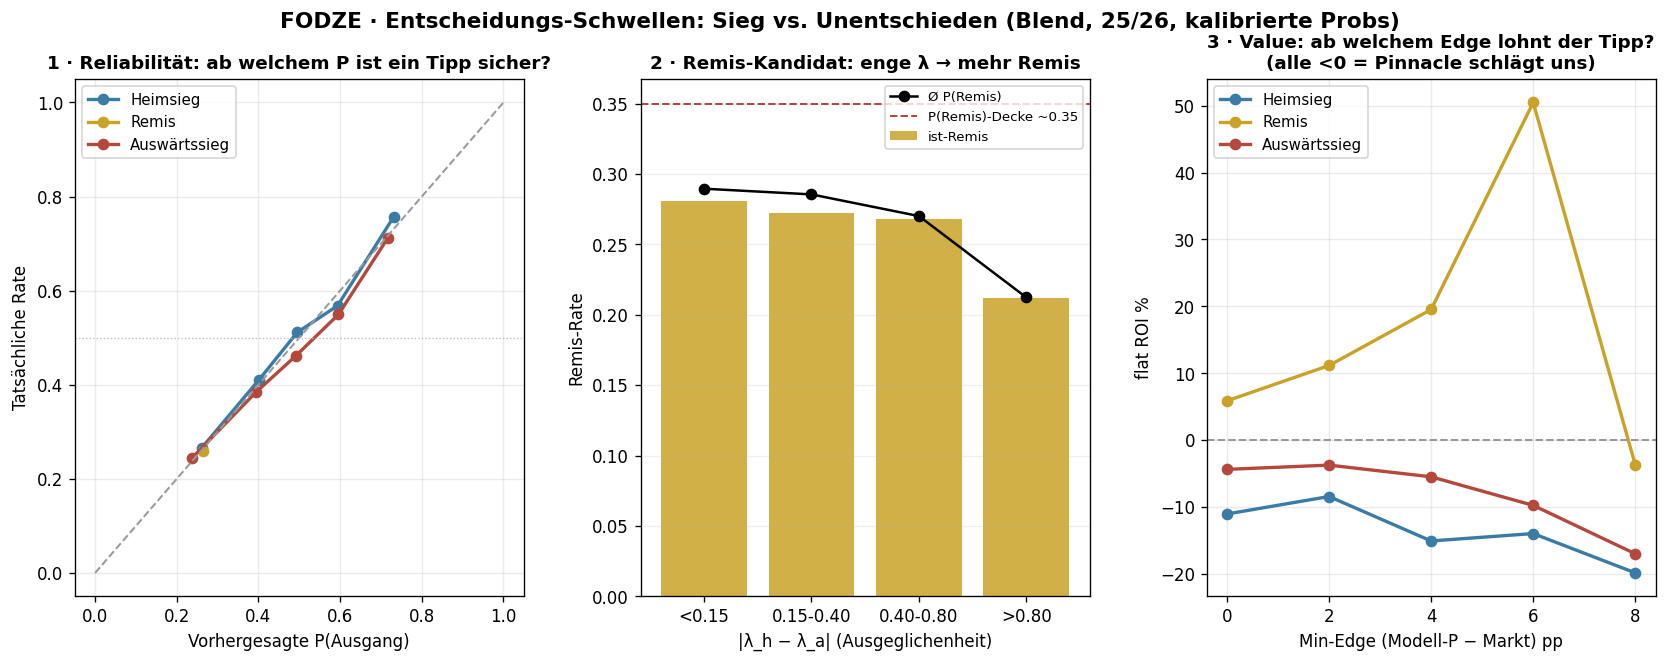

Generate this figure with Python:
#!/usr/bin/env python3
"""decision_thresholds — when to CALL a win / draw, from the calibrated probs.

The conversion/calibration work established the engine probabilities are
well-calibrated (P(draw) 26%≈26% actual; home-win reliability tracks the
diagonal). So thresholds on the probs are trustworthy. This turns that into
actionable decision rules for "ab wann Sieg / ab wann Unentschieden".

Key structural fact (from the draw analysis): P(draw) ceilings ~0.35 — a draw is
NEVER the single most-likely outcome. So:
  - WIN call  → reliability threshold on P(home)/P(away).
  - DRAW call → only as VALUE (model P > market-implied) or a CLOSENESS flag
                (|λ_h−λ_a| small + low total λ); never as a "favorite" pick.

Computes on 25/26 (Blend = 50/50 dev-03⊕dev-09, the recommended forecaster):
  1. Reliability bands: P(outcome) band → actual rate + n  (where a call is safe)
  2. Closeness: |λ_h−λ_a| buckets → actual draw rate
  3. Value: model_P − Pinnacle-implied edge → flat ROI by min-edge, per outcome
  4. Recommended thresholds

Outputs (tools/v4/diagnostics/):
  decision_thresholds.json · decision_thresholds.png
Run: tools/venv/bin/python3 -I tools/v4/diagnostics/decision_thresholds.py
"""
from __future__ import annotations

import json
import sys
from pathlib import Path

REPO = Path(__file__).resolve().parents[3]
sys.path.insert(0, str(REPO / "tools" / "v4" / "diagnostics"))
sys.path.insert(0, str(REPO / "tools"))

import numpy as np
import matplotlib
matplotlib.use("Agg")
import matplotlib.pyplot as plt
from matplotlib.gridspec import GridSpec

import score_xg_forecast as X
from score_roi_leaderboard import OddsSpine
from v4.modules.m3_xg import DEFAULT_RHO
from v4.utils.falsification_protocol import simulate_flat_value_bet

D = REPO / "tools" / "v4" / "diagnostics"
OUT = D / "decision_thresholds.json"
RHO = DEFAULT_RHO
C_H, C_D, C_A, C_OK = "#3a7ca5", "#c9a227", "#b5483d", "#4f8a3d"
OUTC = {"Heimsieg": ("H", 0, C_H), "Remis": ("D", 1, C_D), "Auswärtssieg": ("A", 2, C_A)}


def main() -> int:
    eng = X.corpus_engines(("25/26",), RHO)
    d09, d03 = eng["dev-09"], eng["dev-03"]
    lhB = 0.5 * d09["lam_h"].to_numpy(float) + 0.5 * d03["lam_h"].to_numpy(float)
    laB = 0.5 * d09["lam_a"].to_numpy(float) + 0.5 * d03["lam_a"].to_numpy(float)
    p = X._lambdas_to_1x2(np.clip(lhB, X.LAMBDA_MIN, X.LAMBDA_MAX), np.clip(laB, X.LAMBDA_MIN, X.LAMBDA_MAX), RHO)
    y = np.array([X._outcome(h, a) for h, a in zip(d09["y_h"], d09["y_a"])])
    gap = np.abs(lhB - laB)
    n = len(y)
    print(f"  {n:,} matches (Blend probs)")

    # Pinnacle for value
    osp = OddsSpine()
    league, ch, ca, cd = (d09[c].to_numpy() for c in ("league", "ch", "ca", "cdate"))
    pin = np.full((n, 3), np.nan)
    for i in range(n):
        o = osp.resolve(league[i], ch[i], ca[i], cd[i])
        if o is not None:
            r = osp._df.iloc[o]; pin[i] = [r["psch"], r["pscd"], r["psca"]]
    has = np.isfinite(pin).all(1)
    print(f"  {int(has.sum()):,} with Pinnacle odds")

    res = {"n": n, "n_odds": int(has.sum())}

    # ── 1. reliability bands ──
    print("\n" + "─" * 64)
    print("1 · RELIABILITÄT — P(Ausgang)-Band → tatsächliche Rate")
    print("─" * 64)
    bands = [(0.0, 0.35), (0.35, 0.45), (0.45, 0.55), (0.55, 0.65), (0.65, 1.01)]
    rel = {}
    for name, (lbl, idx, _) in OUTC.items():
        rel[name] = []
        print(f"  {name}:")
        for lo, hi in bands:
            m = (p[:, idx] >= lo) & (p[:, idx] < hi)
            if m.sum() < 15:
                continue
            rate = float((y[m] == idx).mean())
            rel[name].append({"band": f"{lo:.2f}-{hi:.2f}", "n": int(m.sum()),
                              "mean_pred": float(p[m, idx].mean()), "actual_rate": rate})
            print(f"    P {lo:.2f}-{hi:.2f}: n={int(m.sum()):>4}  Ø vorherg {p[m,idx].mean():.2f}  ist {rate:.2f}")
    res["reliability"] = rel

    # ── 2. closeness → draw rate ──
    print("\n" + "─" * 64)
    print("2 · CLOSENESS |λ_h−λ_a| → Remis-Rate (Remis-Kandidat-Flag)")
    print("─" * 64)
    cb = [("<0.15", gap < 0.15), ("0.15-0.40", (gap >= 0.15) & (gap < 0.40)),
          ("0.40-0.80", (gap >= 0.40) & (gap < 0.80)), (">0.80", gap >= 0.80)]
    close = []
    for lbl, m in cb:
        if m.sum() < 15:
            continue
        dr = float((y[m] == 1).mean()); pd_ = float(p[m, 1].mean())
        close.append({"bucket": lbl, "n": int(m.sum()), "mean_p_draw": pd_, "draw_rate": dr})
        print(f"  |λ_h−λ_a| {lbl:<10} n={int(m.sum()):>4}  Ø P(Remis) {pd_:.2f}  ist-Remis {dr:.2f}")
    res["closeness"] = close

    # ── 3. value ROI by min-edge, per outcome ──
    print("\n" + "─" * 64)
    print("3 · VALUE — Modell-P > Pinnacle-implizit + Edge → flat ROI")
    print("─" * 64)
    edges = [0.0, 0.02, 0.04, 0.06, 0.08]
    val = {}
    ph, po, py = p[has], pin[has], y[has]
    for name, (lbl, idx, _) in OUTC.items():
        val[name] = []
        line = f"  {name:<13}"
        for e in edges:
            sim = simulate_flat_value_bet(ph[:, idx], po[:, idx], (py == idx).astype(int), min_edge_pp=e * 100)
            val[name].append({"min_edge_pp": e * 100, **sim})
            line += f"  E≥{int(e*100)}pp:{sim['roi_pct']:+5.1f}%(n{sim['n_bets']})"
        print(line)
    res["value_roi"] = val

    # ── 4. recommended thresholds ──
    def first_above(name, target):
        for b in rel[name]:
            if b["actual_rate"] >= target and b["n"] >= 30:
                return b["band"], b["actual_rate"], b["n"]
        return None
    rec = {
        "win_call_home": first_above("Heimsieg", 0.55),
        "win_call_away": first_above("Auswärtssieg", 0.50),
        "draw_note": "P(Remis) deckelt ~0.35 → nie Favorit; Remis nur via Value oder Closeness",
        "draw_value_edge_pp": next((v["min_edge_pp"] for v in val["Remis"] if v["roi_pct"] > 0 and v["n_bets"] >= 30), None),
        "draw_prone_flag": "|λ_h−λ_a| < 0.15  (Remis-Rate " + (f"{close[0]['draw_rate']:.0%}" if close else "?") + ")",
    }
    res["recommended"] = rec
    print("\n" + "─" * 64)
    print("4 · EMPFEHLUNG")
    print("─" * 64)
    print(f"  Heimsieg-Tipp ab:  {rec['win_call_home']}")
    print(f"  Auswärts-Tipp ab:  {rec['win_call_away']}")
    print(f"  Remis: {rec['draw_note']}")
    print(f"    Remis-Value ab Edge: {rec['draw_value_edge_pp']} pp · Remis-prone: {rec['draw_prone_flag']}")

    # ── figure ──
    fig = plt.figure(figsize=(17, 5.6))
    gs = GridSpec(1, 3, wspace=0.26)
    axA = fig.add_subplot(gs[0, 0])
    for name, (lbl, idx, col) in OUTC.items():
        xs = [b["mean_pred"] for b in rel[name]]; ys = [b["actual_rate"] for b in rel[name]]
        axA.plot(xs, ys, "o-", color=col, label=name, lw=2)
    axA.plot([0, 1], [0, 1], "--", color="#999", lw=1.2)
    axA.axhline(0.5, color="#bbb", lw=0.8, ls=":")
    axA.set_xlabel("Vorhergesagte P(Ausgang)"); axA.set_ylabel("Tatsächliche Rate")
    axA.set_title("1 · Reliabilität: ab welchem P ist ein Tipp sicher?", fontweight="bold", fontsize=11)
    axA.legend(fontsize=9); axA.grid(alpha=0.25)
    axB = fig.add_subplot(gs[0, 1])
    xs = [c["bucket"] for c in close]
    axB.bar(xs, [c["draw_rate"] for c in close], color=C_D, alpha=0.85, label="ist-Remis")
    axB.plot(xs, [c["mean_p_draw"] for c in close], "ko-", label="Ø P(Remis)")
    axB.axhline(0.35, color=C_A, ls="--", lw=1.2, label="P(Remis)-Decke ~0.35")
    axB.set_xlabel("|λ_h − λ_a| (Ausgeglichenheit)"); axB.set_ylabel("Remis-Rate")
    axB.set_title("2 · Remis-Kandidat: enge λ → mehr Remis", fontweight="bold", fontsize=11)
    axB.legend(fontsize=8); axB.grid(alpha=0.2, axis="y")
    axC = fig.add_subplot(gs[0, 2])
    for name, (lbl, idx, col) in OUTC.items():
        axC.plot([v["min_edge_pp"] for v in val[name]], [v["roi_pct"] for v in val[name]], "o-", color=col, label=name, lw=2)
    axC.axhline(0, color="#999", ls="--", lw=1.2)
    axC.set_xlabel("Min-Edge (Modell-P − Markt) pp"); axC.set_ylabel("flat ROI %")
    axC.set_title("3 · Value: ab welchem Edge lohnt der Tipp?\n(alle <0 = Pinnacle schlägt uns)", fontweight="bold", fontsize=11)
    axC.legend(fontsize=9); axC.grid(alpha=0.25)
    fig.suptitle("FODZE · Entscheidungs-Schwellen: Sieg vs. Unentschieden (Blend, 25/26, kalibrierte Probs)",
                 fontsize=13, fontweight="bold")
    fig.savefig(D / "decision_thresholds.png", dpi=120, bbox_inches="tight", facecolor="white")
    plt.close(fig)

    OUT.write_text(json.dumps(res, indent=2, default=float))
    print(f"\n  ✓ {OUT.relative_to(REPO)} · decision_thresholds.png")
    return 0


if __name__ == "__main__":
    sys.exit(main())
